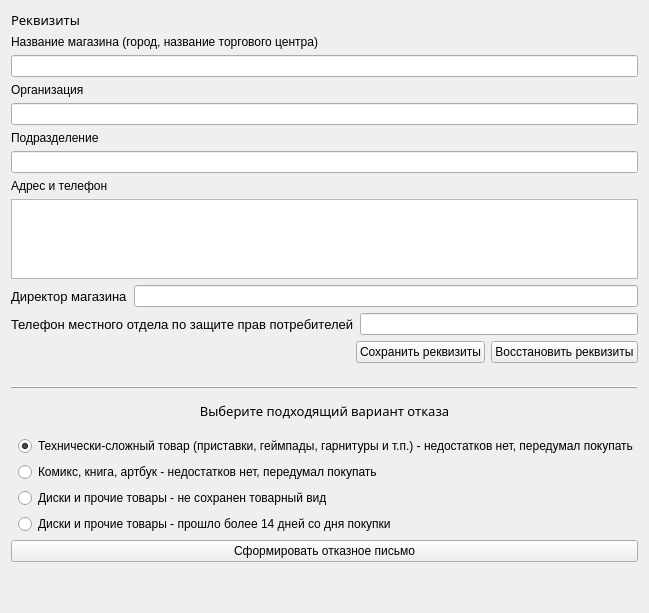
      <widget class="QWidget" name="OTKAZ">
       <attribute name="title">
        <string>Реквизиты и отказное письмо</string>
       </attribute>
       <layout class="QVBoxLayout" name="verticalLayout_5">
        <item>
         <layout class="QGridLayout" name="gridLayout_3" rowstretch="0,0,0,0,0,0,0,0,0,0" columnstretch="0,0">
          <item row="5" column="1">
           <widget class="QLabel" name="label_18">
            <property name="font">
             <font>
              <family>Arial Black</family>
              <pointsize>10</pointsize>
              <weight>10</weight>
              <italic>false</italic>
              <bold>false</bold>
             </font>
            </property>
            <property name="styleSheet">
             <string notr="true">font: 87 10pt &quot;Arial Black&quot;;</string>
            </property>
            <property name="text">
             <string>Выберите подходящий вариант отказа</string>
            </property>
            <property name="alignment">
             <set>Qt::AlignCenter</set>
            </property>
           </widget>
          </item>
          <item row="4" column="1">
           <spacer name="verticalSpacer_9">
            <property name="orientation">
             <enum>Qt::Vertical</enum>
            </property>
            <property name="sizeType">
             <enum>QSizePolicy::Fixed</enum>
            </property>
            <property name="sizeHint" stdset="0">
             <size>
              <width>20</width>
              <height>7</height>
             </size>
            </property>
           </spacer>
          </item>
          <item row="3" column="1">
           <widget class="Line" name="line">
            <property name="frameShadow">
             <enum>QFrame::Raised</enum>
            </property>
            <property name="lineWidth">
             <number>1</number>
            </property>
            <property name="midLineWidth">
             <number>0</number>
            </property>
            <property name="orientation">
             <enum>Qt::Horizontal</enum>
            </property>
           </widget>
          </item>
          <item row="7" column="1">
           <layout class="QVBoxLayout" name="verticalLayout_4">
            <property name="leftMargin">
             <number>7</number>
            </property>
            <item>
             <widget class="QRadioButton" name="radioButton_situation1">
              <property name="text">
               <string>Технически-сложный товар (приставки, геймпады, гарнитуры и т.п.) - недостатков нет, передумал покупать</string>
              </property>
              <property name="checked">
               <bool>true</bool>
              </property>
              <attribute name="buttonGroup">
               <string notr="true">buttonGroup_8</string>
              </attribute>
             </widget>
            </item>
            <item>
             <widget class="QRadioButton" name="radioButton_situation2">
              <property name="text">
               <string>Комикс, книга, артбук - недостатков нет, передумал покупать</string>
              </property>
              <attribute name="buttonGroup">
               <string notr="true">buttonGroup_8</string>
              </attribute>
             </widget>
            </item>
            <item>
             <widget class="QRadioButton" name="radioButton_situation3">
              <property name="text">
               <string>Диски и прочие товары - не сохранен товарный вид</string>
              </property>
              <attribute name="buttonGroup">
               <string notr="true">buttonGroup_8</string>
              </attribute>
             </widget>
            </item>
            <item>
             <widget class="QRadioButton" name="radioButton_situation4">
              <property name="text">
               <string>Диски и прочие товары - прошло более 14 дней со дня покупки</string>
              </property>
              <attribute name="buttonGroup">
               <string notr="true">buttonGroup_8</string>
              </attribute>
             </widget>
            </item>
           </layout>
          </item>
          <item row="2" column="1">
           <spacer name="verticalSpacer_5">
            <property name="orientation">
             <enum>Qt::Vertical</enum>
            </property>
            <property name="sizeType">
             <enum>QSizePolicy::Fixed</enum>
            </property>
            <property name="sizeHint" stdset="0">
             <size>
              <width>20</width>
              <height>17</height>
             </size>
            </property>
           </spacer>
          </item>
          <item row="1" column="1">
           <layout class="QVBoxLayout" name="verticalLayout_shop" stretch="0,0,0,0">
            <item>
             <layout class="QVBoxLayout" name="verticalLayout_reqvisits">
              <item>
               <widget class="QLabel" name="label_reqvizits">
                <property name="font">
                 <font>
                  <family>Arial Black</family>
                  <pointsize>10</pointsize>
                  <weight>10</weight>
                  <italic>false</italic>
                  <bold>false</bold>
                 </font>
                </property>
                <property name="styleSheet">
                 <string notr="true">font: 87 10pt &quot;Arial Black&quot;;</string>
                </property>
                <property name="text">
                 <string>Реквизиты</string>
                </property>
               </widget>
              </item>
              <item>
               <widget class="QLabel" name="label_38">
                <property name="text">
                 <string>Название магазина (город, название торгового центра)</string>
                </property>
               </widget>
              </item>
              <item>
               <widget class="QLineEdit" name="lineEdit_nameShop">
                <property name="styleSheet">
                 <string notr="true">font: 87 10pt &quot;Arial Black&quot;;
color: rgb(0, 85, 255);</string>
                </property>
               </widget>
              </item>
              <item>
               <widget class="QLabel" name="label_7">
                <property name="text">
                 <string>Организация</string>
                </property>
               </widget>
              </item>
              <item>
               <widget class="QLineEdit" name="lineEdit_OOO">
                <property name="styleSheet">
                 <string notr="true">font: 87 10pt &quot;Arial Black&quot;;
color: rgb(0, 85, 255);</string>
                </property>
               </widget>
              </item>
              <item>
               <widget class="QLabel" name="label_11">
                <property name="text">
                 <string>Подразделение</string>
                </property>
               </widget>
              </item>
              <item>
               <widget class="QLineEdit" name="lineEdit_OP">
                <property name="styleSheet">
                 <string notr="true">font: 87 10pt &quot;Arial Black&quot;;
color: rgb(0, 85, 255);</string>
                </property>
               </widget>
              </item>
              <item>
               <widget class="QLabel" name="label_16">
                <property name="text">
                 <string>Адрес и телефон</string>
                </property>
               </widget>
              </item>
              <item>
               <widget class="QTextEdit" name="textEdit_adress">
                <property name="sizePolicy">
                 <sizepolicy hsizetype="Expanding" vsizetype="Minimum">
                  <horstretch>0</horstretch>
                  <verstretch>0</verstretch>
                 </sizepolicy>
                </property>
                <property name="minimumSize">
                 <size>
                  <width>0</width>
                  <height>50</height>
                 </size>
                </property>
                <property name="maximumSize">
                 <size>
                  <width>16777215</width>
                  <height>80</height>
                 </size>
                </property>
                <property name="styleSheet">
                 <string notr="true">font: 87 10pt &quot;Arial Black&quot;;
color: rgb(0, 85, 255);</string>
                </property>
               </widget>
              </item>
             </layout>
            </item>
            <item>
             <layout class="QHBoxLayout" name="horizontalLayout_director">
              <item>
               <widget class="QLabel" name="label_director">
                <property name="font">
                 <font>
                  <family>Segoe UI</family>
                  <pointsize>10</pointsize>
                  <weight>50</weight>
                  <italic>false</italic>
                  <bold>false</bold>
                 </font>
                </property>
                <property name="text">
                 <string>Директор магазина</string>
                </property>
               </widget>
              </item>
              <item>
               <widget class="QLineEdit" name="lineEdit_director">
                <property name="styleSheet">
                 <string notr="true">font: 87 10pt &quot;Arial Black&quot;;
color: rgb(0, 85, 255);</string>
                </property>
               </widget>
              </item>
             </layout>
            </item>
            <item>
             <layout class="QHBoxLayout" name="horizontalLayout_ozpp">
              <item>
               <widget class="QLabel" name="label_21">
                <property name="font">
                 <font>
                  <family>Segoe UI</family>
                  <pointsize>10</pointsize>
                  <weight>50</weight>
                  <italic>false</italic>
                  <bold>false</bold>
                 </font>
                </property>
                <property name="text">
                 <string>Телефон местного отдела по защите прав потребителей</string>
                </property>
                <property name="wordWrap">
                 <bool>false</bool>
                </property>
               </widget>
              </item>
              <item>
               <widget class="QLineEdit" name="lineEdit_CRP">
                <property name="styleSheet">
                 <string notr="true">font: 87 10pt &quot;Arial Black&quot;;
color: rgb(0, 85, 255);</string>
                </property>
               </widget>
              </item>
             </layout>
            </item>
            <item>
             <layout class="QHBoxLayout" name="horizontalLayout_3">
              <item>
               <spacer name="horizontalSpacer_10">
                <property name="orientation">
                 <enum>Qt::Horizontal</enum>
                </property>
                <property name="sizeHint" stdset="0">
                 <size>
                  <width>40</width>
                  <height>20</height>
                 </size>
                </property>
               </spacer>
              </item>
              <item>
               <widget class="QPushButton" name="pushButton_save_reqvisits">
                <property name="text">
                 <string>Сохранить реквизиты</string>
                </property>
               </widget>
              </item>
              <item>
               <widget class="QPushButton" name="pushButton_load_requisites">
                <property name="text">
                 <string>Восстановить реквизиты</string>
                </property>
               </widget>
              </item>
             </layout>
            </item>
           </layout>
          </item>
          <item row="9" column="1">
           <spacer name="verticalSpacer_4">
            <property name="orientation">
             <enum>Qt::Vertical</enum>
            </property>
            <property name="sizeHint" stdset="0">
             <size>
              <width>20</width>
              <height>40</height>
             </size>
            </property>
           </spacer>
          </item>
          <item row="6" column="1">
           <spacer name="verticalSpacer_8">
            <property name="orientation">
             <enum>Qt::Vertical</enum>
            </property>
            <property name="sizeType">
             <enum>QSizePolicy::Fixed</enum>
            </property>
            <property name="sizeHint" stdset="0">
             <size>
              <width>20</width>
              <height>10</height>
             </size>
            </property>
           </spacer>
          </item>
          <item row="8" column="1">
           <widget class="QPushButton" name="pushButton_refuse">
            <property name="text">
             <string>Сформировать отказное письмо</string>
            </property>
           </widget>
          </item>
         </layout>
        </item>
       </layout>
      </widget>
